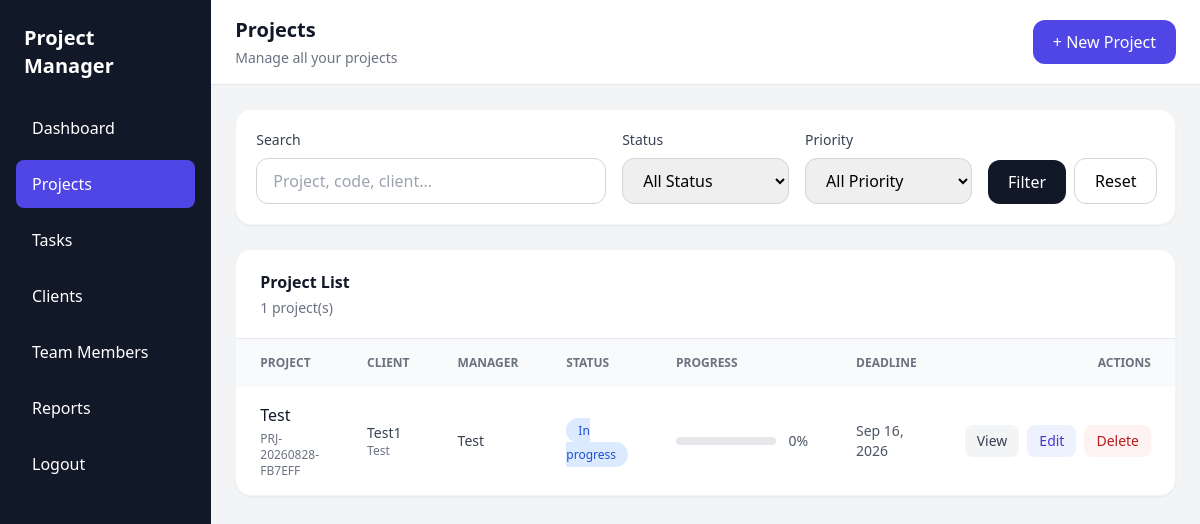
/projects/index.php (signed in), run on the app's committed database.
### tables this page shows
CREATE TABLE `projects` (
  `id` int(10) UNSIGNED NOT NULL,
  `client_id` int(10) UNSIGNED DEFAULT NULL,
  `manager_id` int(10) UNSIGNED DEFAULT NULL,
  `project_code` varchar(50) NOT NULL,
  `name` varchar(200) NOT NULL,
  `description` text DEFAULT NULL,
  `start_date` date DEFAULT NULL,
  `deadline` date DEFAULT NULL,
  `budget` decimal(12,2) NOT NULL DEFAULT 0.00,
  `priority` enum('low','medium','high','urgent') NOT NULL DEFAULT 'medium',
  `status` enum('planning','in_progress','on_hold','completed','cancelled') NOT NULL DEFAULT 'planning',
  `progress` tinyint(3) UNSIGNED NOT NULL DEFAULT 0,
  `created_at` timestamp NOT NULL DEFAULT current_timestamp(),
  `updated_at` timestamp NOT NULL DEFAULT current_timestamp() ON UPDATE current_timestamp()
);

CREATE TABLE `clients` (
  `id` int(10) UNSIGNED NOT NULL,
  `name` varchar(150) NOT NULL,
  `company` varchar(150) DEFAULT NULL,
  `email` varchar(150) DEFAULT NULL,
  `phone` varchar(30) DEFAULT NULL,
  `address` text DEFAULT NULL,
  `website` varchar(255) DEFAULT NULL,
  `notes` text DEFAULT NULL,
  `status` enum('active','inactive') NOT NULL DEFAULT 'active',
  `created_at` timestamp NOT NULL DEFAULT current_timestamp(),
  `updated_at` timestamp NOT NULL DEFAULT current_timestamp() ON UPDATE current_timestamp()
);

CREATE TABLE `users` (
  `id` int(10) UNSIGNED NOT NULL,
  `name` varchar(100) NOT NULL,
  `email` varchar(150) NOT NULL,
  `phone` varchar(30) DEFAULT NULL,
  `password` varchar(255) NOT NULL,
  `designation` varchar(100) DEFAULT NULL,
  `profile_photo` varchar(255) DEFAULT NULL,
  `role` enum('project_manager','team_member') NOT NULL DEFAULT 'team_member',
  `status` enum('active','inactive') NOT NULL DEFAULT 'active',
  `last_login` datetime DEFAULT NULL,
  `created_at` timestamp NOT NULL DEFAULT current_timestamp(),
  `updated_at` timestamp NOT NULL DEFAULT current_timestamp() ON UPDATE current_timestamp()
);

### projects/index.php (the view, shortened to what the rows shown need)
<?php
require_once "../config/db.php";
$per_page = 10;
$page = max(1, (int)($_GET['page'] ?? 1));
$offset = ($page - 1) * $per_page;
$params = [];
$types = '';
$where_sql = '';
$sql = "
    SELECT
        p.id,
        p.project_code,
        p.name,
        p.start_date,
        p.deadline,
        p.budget,
        p.priority,
        p.status,
        p.progress,
        c.name AS client_name,
        c.company AS client_company,
        u.name AS manager_name
    FROM projects p
    LEFT JOIN clients c
        ON p.client_id = c.id
    LEFT JOIN users u
        ON p.manager_id = u.id
    $where_sql
    ORDER BY p.id DESC
    LIMIT ? OFFSET ?
";
$stmt = $conn->prepare($sql);
$query_params = $params;
$query_types = $types . "ii";
$query_params[] = $per_page;
$query_params[] = $offset;
$stmt->bind_param(
    $query_types,
    ...$query_params
);
$stmt->execute();
$projects = $stmt->get_result();
?>
<!DOCTYPE html>
<html lang="en">
<head>
    <script src="https://cdn.tailwindcss.com"></script>
</head>
<body class="bg-gray-100">
<div class="min-h-screen flex">
    <aside class="w-64 bg-gray-900 text-white hidden md:block">
        <div class="p-6">
            <h1 class="text-xl font-bold">
                Project Manager
            </h1>
        </div>
    </aside>
    <main class="flex-1">
        <header class="bg-white border-b">
            <div class="px-6 py-4 flex items-center justify-between">
                <div>
                    <h2 class="text-xl font-semibold text-gray-900">
                        Projects
                    </h2>
                </div>
            </div>
        </header>
        <section class="p-6">
            <div class="bg-white rounded-2xl shadow-sm border border-gray-100 overflow-hidden">
                <div class="overflow-x-auto">
                    <table class="w-full">
                        <thead class="bg-gray-50">
                            <tr>
                                <th class="text-left px-6 py-4 text-xs font-semibold text-gray-500 uppercase">
                                    Project
                                </th>
                                <th class="text-left px-6 py-4 text-xs font-semibold text-gray-500 uppercase">
                                    Client
                                </th>
                                <th class="text-left px-6 py-4 text-xs font-semibold text-gray-500 uppercase">
                                    Manager
                                </th>
                                <th class="text-left px-6 py-4 text-xs font-semibold text-gray-500 uppercase">
                                    Status
                                </th>
                                <th class="text-left px-6 py-4 text-xs font-semibold text-gray-500 uppercase">
                                    Progress
                                </th>
                                <th class="text-left px-6 py-4 text-xs font-semibold text-gray-500 uppercase">
                                    Deadline
                                </th>
                                <th class="text-right px-6 py-4 text-xs font-semibold text-gray-500 uppercase">
                                    Actions
                                </th>
                            </tr>
                        </thead>
                        <tbody class="divide-y divide-gray-100">
                        <?php if ($projects->num_rows > 0): ?>
                            <?php while ($project = $projects->fetch_assoc()): ?>
                                <?php
                                $status_classes = [
                                    'planning' =>
                                        'bg-gray-100 text-gray-700',
                                    'in_progress' =>
                                        'bg-blue-100 text-blue-700',
                                    'on_hold' =>
                                        'bg-yellow-100 text-yellow-700',
                                    'completed' =>
                                        'bg-green-100 text-green-700',
                                    'cancelled' =>
                                        'bg-red-100 text-red-700'
                                ];
                                ?>
                                <tr class="hover:bg-gray-50">
                                    <td class="px-6 py-4">
                                        <div>
                                            <a
                                                href="view.php?id=<?= $project['id'] ?>"
                                                class="font-medium text-gray-900 hover:text-indigo-600"
                                            >
                                                <?= htmlspecialchars($project['name']) ?>
                                            </a>
                                            <p class="text-xs text-gray-500 mt-1">
                                                <?= htmlspecialchars($project['project_code']) ?>
                                            </p>
                                        </div>
                                    </td>
                                    <td class="px-6 py-4">
                                        <p class="text-sm text-gray-700">
                                            <?= htmlspecialchars(
                                                $project['client_name'] ?? 'No Client'
                                            ) ?>
                                        </p>
                                        <?php if (!empty($project['client_company'])): ?>
                                            <p class="text-xs text-gray-500">
                                                <?= htmlspecialchars($project['client_company']) ?>
                                            </p>
                                        <?php endif; ?>
                                    </td>
                                    <td class="px-6 py-4 text-sm text-gray-700">
                                        <?= htmlspecialchars(
                                            $project['manager_name'] ?? 'Unassigned'
                                        ) ?>
                                    </td>
                                    <td class="px-6 py-4">
                                        <span
                                            class="px-3 py-1 rounded-full text-xs font-medium <?= $status_classes[$project['status']] ?>"
                                        >
                                            <?= ucfirst(
                                                str_replace(
                                                    '_',
                                                    ' ',
                                                    $project['status']
                                                )
                                            ) ?>
                                        </span>
                                    </td>
                                    <td class="px-6 py-4 min-w-[180px]">
                                        <div class="flex items-center gap-3">
                                            <div class="flex-1 bg-gray-200 rounded-full h-2">
                                            </div>
                                            <span class="text-sm text-gray-600">
                                                <?= (int)$project['progress'] ?>%
                                            </span>
                                        </div>
                                    </td>
                                    <td class="px-6 py-4 text-sm text-gray-600">
                                        <?= $project['deadline']
                                            ? date(
                                                'M d, Y',
                                                strtotime($project['deadline'])
                                            )
                                            : '—'
                                        ?>
                                    </td>
                                    <td class="px-6 py-4 text-right">
                                        <div class="inline-flex gap-2">
                                            <a
                                                href="view.php?id=<?= $project['id'] ?>"
                                                class="px-3 py-1.5 rounded-lg bg-gray-100 text-gray-700 text-sm"
                                            >
                                                View
                                            </a>
                                            <a
                                                href="edit.php?id=<?= $project['id'] ?>"
                                                class="px-3 py-1.5 rounded-lg bg-indigo-50 text-indigo-700 text-sm"
                                            >
                                                Edit
                                            </a>
                                            <a
                                                href="delete.php?id=<?= $project['id'] ?>"
                                                onclick="return confirm('Delete this project?');"
                                                class="px-3 py-1.5 rounded-lg bg-red-50 text-red-700 text-sm"
                                            >
                                                Delete
                                            </a>
                                        </div>
                                    </td>
                                </tr>
                            <?php endwhile; ?>
                        <?php endif; ?>
                        </tbody>
                    </table>
                </div>
            </div>
        </section>
    </main>
</div>
</body>
</html>

### data on the page
projects: name "Test", project_code "PRJ-20260828-FB7EFF", client.name "Test1", client.company "Test", manager.name "Test", status "In progress", progress "0", deadline "Sep 16, 2026"

### other printed values
$total_projects "1"
